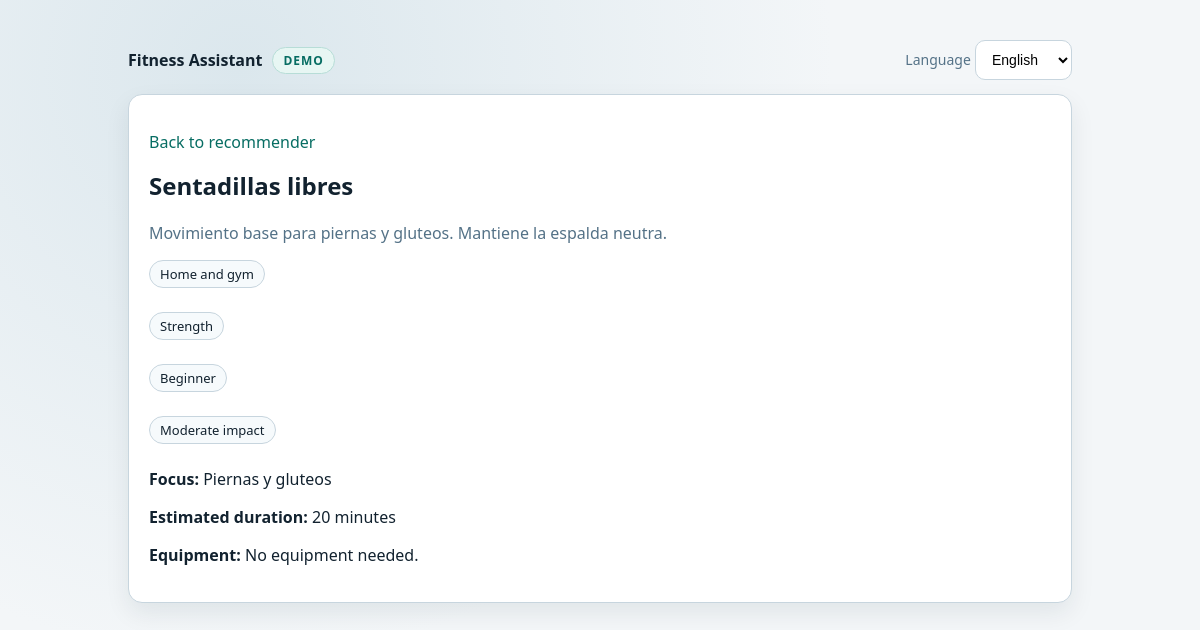
Page /polls/ejercicios/1/ on the committed database.
### polls/models.py (models this page shows, shortened)
class Exercise(models.Model):
    class Place(models.TextChoices):
        HOME = "HOME", _("Home")
        GYM = "GYM", _("Gym")
        BOTH = "BOTH", _("Home and gym")
    class Goal(models.TextChoices):
        LOSE_FAT = "LOSE_FAT", _("Lose fat")
        GAIN_MUSCLE = "GAIN_MUSCLE", _("Build muscle")
        STRENGTH = "STRENGTH", _("Strength")
        ENDURANCE = "ENDURANCE", _("Endurance")
        MOBILITY = "MOBILITY", _("Mobility")
    class Level(models.TextChoices):
        BEGINNER = "BEGINNER", _("Beginner")
        INTERMEDIATE = "INTERMEDIATE", _("Intermediate")
        ADVANCED = "ADVANCED", _("Advanced")
    class Impact(models.TextChoices):
        LOW = "LOW", _("Low impact")
        MODERATE = "MODERATE", _("Moderate impact")
        HIGH = "HIGH", _("High impact")
    class ContentLanguage(models.TextChoices):
        SPANISH = "es", _("Spanish")
        ENGLISH = "en", _("English")
    name = models.CharField(max_length=120, unique=True)
    description = models.TextField()
    place = models.CharField(
        max_length=8,
        choices=Place.choices,
        default=Place.BOTH,
    )
    goal = models.CharField(max_length=20, choices=Goal.choices)
    level = models.CharField(
        max_length=20,
        choices=Level.choices,
        default=Level.BEGINNER,
    )
    focus_area = models.CharField(max_length=80, default="Full body")
    duration_minutes = models.PositiveSmallIntegerField(default=20)
    impact = models.CharField(
        max_length=8,
        choices=Impact.choices,
        default=Impact.MODERATE,
    )
    content_language = models.CharField(
        max_length=2,
        choices=ContentLanguage.choices,
        default=ContentLanguage.SPANISH,
    )
    requires_equipment = models.BooleanField(default=False)
    equipment_notes = models.CharField(max_length=140, blank=True)
    active = models.BooleanField(default=True)
    created_at = models.DateTimeField(auto_now_add=True)
    updated_at = models.DateTimeField(auto_now=True)
    class Meta:
        ordering = ["duration_minutes", "name"]

### polls/views.py (the view)
def exercise_detail(request, exercise_id):
    exercise = get_object_or_404(Exercise, pk=exercise_id, active=True)
    return render(request, "polls/exercise_detail.html", {"exercise": exercise})

### mysite/context_processors.py (called while the page is built)
def app_meta(_request):
    return {
        "APP_STAGE": getattr(settings, "APP_STAGE", "demo").upper(),
        "DEMO_MODE": getattr(settings, "DEMO_MODE", True),
        "SETTINGS_ENV": getattr(settings, "SETTINGS_ENV", "local"),
    }

### polls/templates/polls/exercise_detail.html (shortened to what this page needs)
{% extends "polls/base.html" %}
{% load i18n %}
{% block content %}
<article class="card">
    <p><a href="{% url 'polls:index' %}">{% trans "Back to recommender" %}</a></p>
    <h1>{{ exercise.name }}</h1>
    <p class="muted">{{ exercise.description }}</p>
    <p><span class="pill">{{ exercise.get_place_display }}</span></p>
    <p><span class="pill">{{ exercise.get_goal_display }}</span></p>
    <p><span class="pill">{{ exercise.get_level_display }}</span></p>
    <p><span class="pill">{{ exercise.get_impact_display }}</span></p>
    <p><strong>{% trans "Focus" %}:</strong> {{ exercise.focus_area }}</p>
    <p><strong>{% trans "Estimated duration" %}:</strong> {{ exercise.duration_minutes }} {% trans "minutes" %}</p>
    {% if exercise.requires_equipment %}
        <p>
            <strong>{% trans "Suggested equipment" %}:</strong>
            {% if exercise.equipment_notes %}{{ exercise.equipment_notes }}{% else %}{% trans "Basic training equipment" %}{% endif %}
        </p>
    {% else %}
        <p><strong>{% trans "Equipment" %}:</strong> {% trans "No equipment needed." %}</p>
    {% endif %}
</article>
{% endblock %}

### polls/templates/polls/base.html (shortened to what this page needs)
{% load i18n %}
{% get_current_language as LANGUAGE_CODE %}
<!doctype html>
<html lang="{{ LANGUAGE_CODE }}">
<head>
</head>
<body>
    <div class="wrap">
        <div class="topbar">
            <div class="brand">
                <strong>Fitness Assistant</strong>
                <span class="stage">{{ APP_STAGE }}</span>
            </div>
            <form action="{% url 'set_language' %}" method="post">
                <label for="language-select" class="muted">{% trans "Language" %}</label>
                <select id="language-select" name="language" onchange="this.form.submit()">
                    {% get_available_languages as LANGUAGES %}
                    {% for code, name in LANGUAGES %}
                        <option value="{{ code }}" {% if code == LANGUAGE_CODE %}selected{% endif %}>
                            {{ name }}
                        </option>
                    {% endfor %}
                </select>
            </form>
        </div>
        {% block content %}{% endblock %}
    </div>
</body>
</html>

### polls/templates/polls/base.html (style rules this page uses)
:root { --bg-1: #f3f6f8; --bg-2: #dbe7ed; --surface: #ffffff; --text: #12222f; --muted: #547287; --accent: #0d9a8b; --accent-2: #076d63; --border: #c7d5de; --shadow: 0 10px 24px rgba(18, 34, 47, 0.08); }
* { box-sizing: border-box; }
body { margin: 0; font-family: "Trebuchet MS", "Segoe UI", sans-serif; background: radial-gradient(circle at 20% 10%, var(--bg-2), var(--bg-1) 52%); color: var(--text); }
.wrap { max-width: 980px; margin: 40px auto; padding: 0 18px 40px; }
.card { background: var(--surface); border: 1px solid var(--border); border-radius: 14px; box-shadow: var(--shadow); padding: 20px; }
a { color: var(--accent-2); text-decoration: none; }
h1, h2, h3 { margin-top: 0; }
.muted { color: var(--muted); }
.pill { display: inline-block; border: 1px solid var(--border); border-radius: 999px; padding: 4px 10px; margin-right: 8px; margin-bottom: 8px; font-size: 13px; background: #f6fafc; }
label { font-size: 14px; color: var(--muted); }
select, input[type="number"] { border: 1px solid var(--border); border-radius: 10px; padding: 10px 12px; font-size: 14px; background: #fff; }
.topbar { display: flex; justify-content: space-between; align-items: center; gap: 16px; margin-bottom: 14px; }
.brand { display: flex; align-items: center; gap: 10px; }
.stage { display: inline-flex; align-items: center; border-radius: 999px; padding: 4px 10px; font-size: 12px; font-weight: 700; letter-spacing: 0.08em; background: #e7f6f3; color: var(--accent-2); border: 1px solid #b7ddd7; }

### rows in the picture
Exercise: name "Sentadillas libres", description "Movimiento base para piernas y gluteos. Mantiene la espalda neutra.", place "Home and gym", goal "Strength", level "Beginner", impact "Moderate impact", focus_area "Piernas y gluteos", duration_minutes "20"

### other values in the picture
{{ APP_STAGE }} "DEMO"
form field language "English"
